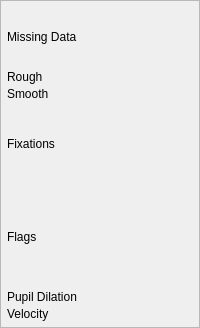
     <widget class="QFrame" name="frameDataDisplay">
      <property name="frameShape">
       <enum>QFrame::StyledPanel</enum>
      </property>
      <property name="frameShadow">
       <enum>QFrame::Raised</enum>
      </property>
      <layout class="QVBoxLayout" name="verticalLayout_2">
       <property name="spacing">
        <number>3</number>
       </property>
       <property name="leftMargin">
        <number>6</number>
       </property>
       <property name="topMargin">
        <number>6</number>
       </property>
       <property name="rightMargin">
        <number>6</number>
       </property>
       <property name="bottomMargin">
        <number>6</number>
       </property>
       <item>
        <widget class="QLabel" name="lPanelMissingData">
         <property name="enabled">
          <bool>true</bool>
         </property>
         <property name="minimumSize">
          <size>
           <width>0</width>
           <height>60</height>
          </size>
         </property>
         <property name="maximumSize">
          <size>
           <width>16777215</width>
           <height>60</height>
          </size>
         </property>
         <property name="text">
          <string>Missing Data</string>
         </property>
        </widget>
       </item>
       <item>
        <widget class="QLabel" name="lPanelRough">
         <property name="text">
          <string>Rough</string>
         </property>
        </widget>
       </item>
       <item>
        <widget class="QLabel" name="lPanelSmooth">
         <property name="text">
          <string>Smooth</string>
         </property>
        </widget>
       </item>
       <item>
        <widget class="QLabel" name="lPanelFixations">
         <property name="minimumSize">
          <size>
           <width>0</width>
           <height>80</height>
          </size>
         </property>
         <property name="maximumSize">
          <size>
           <width>16777215</width>
           <height>80</height>
          </size>
         </property>
         <property name="text">
          <string>Fixations</string>
         </property>
        </widget>
       </item>
       <item>
        <widget class="QLabel" name="lPanelFlags">
         <property name="minimumSize">
          <size>
           <width>0</width>
           <height>100</height>
          </size>
         </property>
         <property name="maximumSize">
          <size>
           <width>16777215</width>
           <height>100</height>
          </size>
         </property>
         <property name="text">
          <string>Flags</string>
         </property>
        </widget>
       </item>
       <item>
        <widget class="QLabel" name="lPanelPupilDilation">
         <property name="text">
          <string>Pupil Dilation</string>
         </property>
        </widget>
       </item>
       <item>
        <widget class="QLabel" name="lPanelVelocity">
         <property name="text">
          <string>Velocity</string>
         </property>
        </widget>
       </item>
      </layout>
     </widget>
